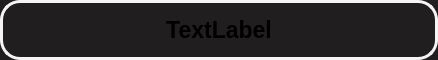
<?xml version="1.0" encoding="UTF-8"?>
<ui version="4.0">
 <class>ChatCard</class>
 <widget class="QWidget" name="ChatCard">
  <property name="geometry">
   <rect>
    <x>0</x>
    <y>0</y>
    <width>438</width>
    <height>60</height>
   </rect>
  </property>
  <property name="minimumSize">
   <size>
    <width>0</width>
    <height>60</height>
   </size>
  </property>
  <property name="maximumSize">
   <size>
    <width>16777215</width>
    <height>60</height>
   </size>
  </property>
  <property name="windowTitle">
   <string>Form</string>
  </property>
  <property name="styleSheet">
   <string notr="true">QWidget#ChatCard {
	background-color: rgb(32, 30, 30);
	border: 3px solid rgb(245, 245, 245);
	border-radius: 20px;
}

QWidget:hover {
	background-color: rgb(56, 82, 160)
}</string>
  </property>
  <layout class="QGridLayout" name="gridLayout">
   <property name="leftMargin">
    <number>3</number>
   </property>
   <property name="topMargin">
    <number>3</number>
   </property>
   <property name="rightMargin">
    <number>3</number>
   </property>
   <property name="bottomMargin">
    <number>3</number>
   </property>
   <item row="0" column="0">
    <widget class="QLabel" name="chatLabel">
     <property name="font">
      <font>
       <pointsize>17</pointsize>
       <bold>true</bold>
      </font>
     </property>
     <property name="cursor">
      <cursorShape>PointingHandCursor</cursorShape>
     </property>
     <property name="styleSheet">
      <string notr="true">QLabel {
	border-radius: 20px;
}</string>
     </property>
     <property name="text">
      <string>TextLabel</string>
     </property>
     <property name="alignment">
      <set>Qt::AlignCenter</set>
     </property>
    </widget>
   </item>
  </layout>
 </widget>
 <resources/>
 <connections/>
</ui>
